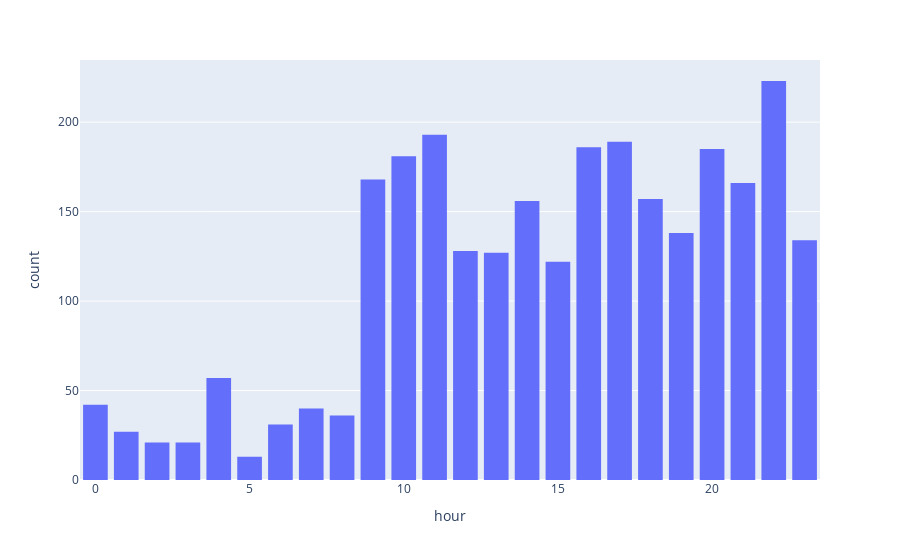

Notebook source saved alongside this figure:
### Code cell
fig = px.histogram(time_count['hour'], x="hour")
fig.update_layout(bargap=0.2)
fig.show()

### Figure 1 — Plotly figure (JSON) as saved in the notebook; plotly's stock layout.template omitted (floating-point values rounded to 4 significant figures; data arrays with more than 128 entries replaced by an {"elided": "..."} marker saying what was removed)
{"data": [{"alignmentgroup": "True", "bingroup": "x", "hovertemplate": "hour=%{x}<br>count=%{y}<extra></extra>", "legendgroup": "", "marker": {"color": "#636efa", "pattern": {"shape": ""}}, "name": "", "offsetgroup": "", "orientation": "v", "showlegend": false, "type": "histogram", "x": {"elided": "2741 int values"}, "xaxis": "x", "yaxis": "y"}], "layout": {"bargap": 0.2, "barmode": "relative", "legend": {"tracegroupgap": 0}, "margin": {"t": 60}, "xaxis": {"anchor": "y", "domain": [0, 1], "title": {"text": "hour"}}, "yaxis": {"anchor": "x", "domain": [0, 1], "title": {"text": "count"}}}}
